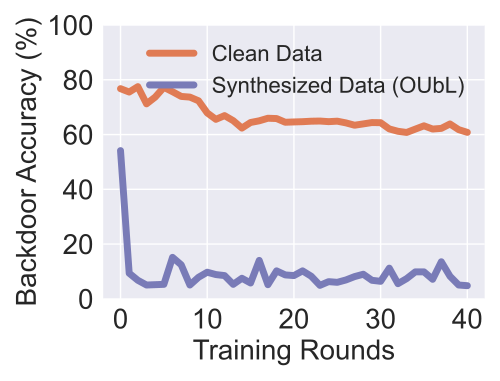

Source code (Python):


import numpy as np
import matplotlib.pyplot as plt

epsilon = 3
beta = 1 / epsilon


x=[1, 2, 3, 4, 5]
# validation_for_plt =[97,95.8600, 94.9400, 93.5400, 93.2400]
# attack_for_plt=[0, 0.3524, 0, 0.1762, 0.1762]
# basic_for_plt=[99.8, 99.8, 99.8, 99.8, 99.8]

labels = ['0.2', '0.4', '0.6', '0.8', '1']
# unl_org = [97.77, 97.55, 97.35, 97.29, 97.21, 97.21]

# unl_hess_r = [96.6, 96.66, 96.04, 95.94, 95.85, 97.21]
OUL = [0.54121, 0.09348, 0.06765, 0.05043, 0.05166, 0.05289, 0.151402, 0.12423, 0.05043, 0.07872,0.09717, 0.08856, 0.08487, 0.05289, 0.07503, 0.05781, 0.14022, 0.05166, 0.10209, 0.08733, 0.08487, 0.10209, 0.08241, 0.0492, 0.06273, 0.06027, 0.06888, 0.08118, 0.08979, 0.06765, 0.06396, 0.11193, 0.05535, 0.0738, 0.0984, 0.0984, 0.07134, 0.1353, 0.08241, 0.05043, 0.04797, 0.07626, 0.05289, 0.12177, 0.05412, 0.04797, 0.05289, 0.06765, 0.05043, 0.06765, 0.05658, 0.09594, 0.05166, 0.11562, 0.07011, 0.05658, 0.06642, 0.06027, 0.06519, 0.11685, 0.10455, 0.05781, 0.11808, 0.08979, 0.06519,0.0738, 0.0615, 0.09963, 0.05043, 0.05289]


clean_sample = [0.76753, 0.75523, 0.77491, 0.71218, 0.73678, 0.77245, 0.75646, 0.73924, 0.73678, 0.72325, 0.67897, 0.6556, 0.66913, 0.65068, 0.62362, 0.644034, 0.650185, 0.659533, 0.658426, 0.644895, 0.646002, 0.646986, 0.648708, 0.649323, 0.647109, 0.648831, 0.642558, 0.634071, 0.638868, 0.643788, 0.643296, 0.620541, 0.611931, 0.607626, 0.619803, 0.631857, 0.620049, 0.622509, 0.638622, 0.617958, 0.607995, 0.617097, 0.61476, 0.629028, 0.609102, 0.627306, 0.626937, 0.619926, 0.612546, 0.631734, 0.649569, 0.63075, 0.608118, 0.619557, 0.610578, 0.631119, 0.645633, 0.639114, 0.619188, 0.609594]

org_acc = [0.9850, 0.9887, 0.9876, 0.9860, 0.9855]

vbu_acc = [0.8556, 0.8256, 0.7813, 0.7933, 0.7869]
# unl_ss_wo = [94.32, 94.53, 94.78, 93.38, 94.04, 97.21]
vbu_ldp_acc = [0.4435, 0.4747, 0.4627, 0.4357, 0.4664]

x = []
out_print = []
clean_print = []
t_i =1
for i in range(41):
    out_print.append(OUL[i*t_i]*100)

    clean_print.append(clean_sample[i*t_i]*100)
    # org_acc[i] = org_acc[i]*100
    # vbu_acc[i] = vbu_acc[i]*100
    # vbu_ldp_acc[i] = vbu_ldp_acc[i]*100
    x.append(i)

plt.style.use('seaborn')
plt.figure(figsize=(5., 3.8))
l_w=5
m_s=15
marker_s = 3
markevery=1
#plt.figure(figsize=(8, 5.3))
#plt.plot(x, unl_fr, color='blue', marker='^', label='Retrain',linewidth=l_w, markersize=m_s)
plt.plot(x, clean_print, linestyle='-', color='#E07B54',  fillstyle='full', markevery=markevery,
         label='Clean Data',linewidth=l_w, markersize=m_s, markeredgewidth=marker_s)


plt.plot(x, out_print, linestyle='-', color='#797BB7',  fillstyle='full', markevery=markevery,
         label='Synthesized Data (OUbL)', linewidth=l_w, markersize=m_s, markeredgewidth=marker_s)


# marker='o',  marker='*',
#plt.plot(x, unl_ss_w, color='g',  marker='*',  label='PriMU$_{w}$',linewidth=l_w, markersize=m_s)
# plt.plot(x, org_acc, linestyle='--', color='#9BC985',  marker='s', fillstyle='full', markevery=markevery,
#          label='Origin',linewidth=l_w, markersize=m_s, markeredgewidth=marker_s)
#
#
#
# plt.plot(x, vbu_acc, linestyle='-.', color='#2A5522',  marker='D', fillstyle='full', markevery=markevery,
#          label='VBU',linewidth=l_w, markersize=m_s, markeredgewidth=marker_s)
#
# plt.plot(x, vbu_ldp_acc, linestyle='-.', color='#E1C855',  marker='^', fillstyle='full', markevery=markevery,
#          label='VBU-LDP',linewidth=l_w, markersize=m_s, markeredgewidth=marker_s)

# plt.grid()
leg = plt.legend(fancybox=True, shadow=True)
# plt.xlabel('Malicious Client Ratio (%)' ,fontsize=16)
plt.ylabel('Backdoor Accuracy (%)' ,fontsize=20)
my_y_ticks = np.arange(0., 101, 20)
plt.yticks(my_y_ticks,fontsize=20)
plt.xlabel('Training Rounds', fontsize=20)

my_x_ticks = np.arange(0, 41, 10)
plt.xticks(my_x_ticks, fontsize=20)
# plt.title('CIFAR10 IID')

# plt.annotate(r"1e0", xy=(0.1, 1.01), xycoords='axes fraction', xytext=(-10, 10), textcoords='offset points', ha='right', va='center', fontsize=15)


# plt.title('(c) Utility Preservation', fontsize=24)
plt.legend(loc='best',fontsize=16)
plt.tight_layout()
#plt.title("MNIST")
plt.rcParams['figure.figsize'] = (2.0, 1)
plt.rcParams['image.interpolation'] = 'nearest'
plt.rcParams['figure.subplot.left'] = 0.11
plt.rcParams['figure.subplot.bottom'] = 0.08
plt.rcParams['figure.subplot.right'] = 0.977
plt.rcParams['figure.subplot.top'] = 0.969
plt.savefig('CelebA_acc_during_training.pdf', format='pdf', dpi=200)
plt.show()
